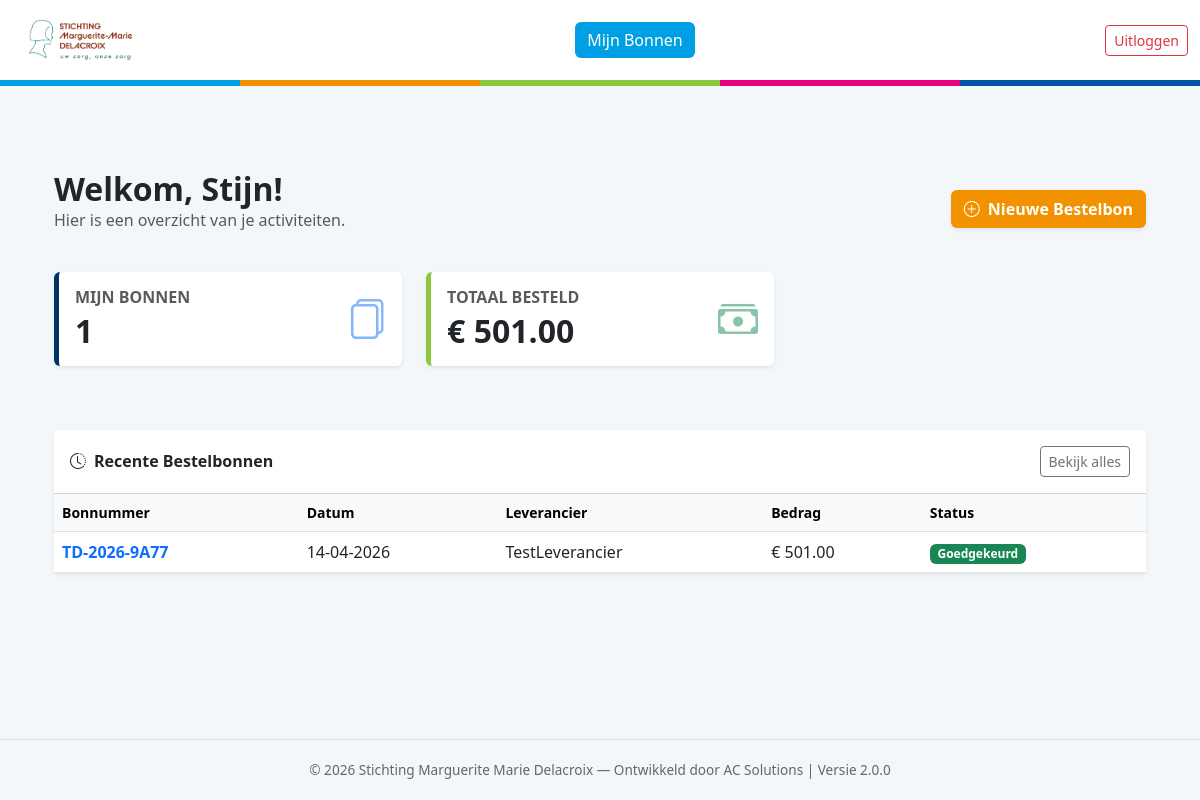
The app's page /dashboard (signed in) with its own data.
### models.py (models this page shows)
class User(db.Model, UserMixin):
    id = db.Column(db.Integer, primary_key=True)
    username = db.Column(db.String(50), unique=True, nullable=False)
    email = db.Column(db.String(100), unique=True)
    password = db.Column(db.String(100), nullable=False)
    role = db.Column(db.String(20), nullable=False)
    department_id = db.Column(db.Integer, db.ForeignKey('department.id'))
    department_code = db.Column(db.String(5))
    is_active = db.Column(db.Boolean, default=True)
    min_attachment_limit = db.Column(db.Float, default=500.0)
    max_bo_limit = db.Column(db.Float, default=1000.0)
    auto_approve_limit = db.Column(db.Float, default=50.0)
    approver_id = db.Column(db.Integer, db.ForeignKey('user.id'))
    dark_mode = db.Column(db.Boolean, default=False)
    email_notification_freq = db.Column(db.String(20), default='Direct')
    digest_time = db.Column(db.String(5), default='08:00')
    orders = db.relationship('Order', backref='user', lazy=True)

class Order(db.Model):
    id = db.Column(db.Integer, primary_key=True)
    order_number = db.Column(db.String(50), unique=True)
    created_at = db.Column(db.DateTime, default=datetime.utcnow)
    status = db.Column(db.String(30), default='Concept')
    reference = db.Column(db.String(200))
    total_amount = db.Column(db.Float, default=0.0)
    user_id = db.Column(db.Integer, db.ForeignKey('user.id'))
    supplier_id = db.Column(db.Integer, db.ForeignKey('supplier.id'))
    attachment_filename = db.Column(db.String(255))
    rejection_reason = db.Column(db.Text)
    notify_on_update = db.Column(db.Boolean, default=True)
    notification_type = db.Column(db.String(20), default='Final')
    bo_approval_code = db.Column(db.String(50))
    bo_approval_date = db.Column(db.DateTime)
    bo_name = db.Column(db.String(100))
    dir_approval_code = db.Column(db.String(50))
    dir_approval_date = db.Column(db.DateTime)
    dir_name = db.Column(db.String(100))
    supplier = db.relationship('Supplier', backref='orders', lazy=True)
    lines = db.relationship('OrderLine', backref='order', lazy=True)
    attachments = db.relationship('Attachment', backref='order', lazy=True)

class Supplier(db.Model):
    id = db.Column(db.Integer, primary_key=True)
    name = db.Column(db.String(100), unique=True, nullable=False)
    street = db.Column(db.String(100))
    house_number = db.Column(db.String(10))
    zip_code = db.Column(db.String(20))
    city = db.Column(db.String(100))
    country = db.Column(db.String(100), default="België")
    vat_number = db.Column(db.String(20))
    email = db.Column(db.String(120), nullable=True)

### app.py (the view, shortened to what this page needs)
@app.route('/dashboard')
@login_required
def dashboard():
    auto_escalate_stale_orders()
    my_orders_count = Order.query.filter_by(user_id=current_user.id).count()
    my_total_spent = db.session.query(func.sum(Order.total_amount)).filter(
        Order.user_id == current_user.id,
        Order.status.not_in(['Concept', 'Afgewezen'])
    ).scalar() or 0.0
    pending_approvals = 0
    if current_user.role == 'Admin':
        pending_approvals = Order.query.filter(Order.status.in_(['Wachten op BO', 'Wachten op Directie'])).count()
    elif current_user.role == 'BO':
        pending_approvals = Order.query.join(User, Order.user_id == User.id)\
                                      .filter(User.department_id == current_user.department_id,
                                              Order.status == 'Wachten op BO',
                                              Order.user_id != current_user.id).count()
    recent_orders = Order.query.filter_by(user_id=current_user.id).order_by(Order.created_at.desc()).limit(5).all()
    return render_template('dashboard.html', **locals())

### app.py (called while the page is built)
@login_manager.user_loader
def load_user(user_id):
    return User.query.get(int(user_id))

def auto_escalate_stale_orders():
    grens_datum = datetime.utcnow() - timedelta(days=5)
    stale_orders = Order.query.filter(
        Order.status == 'Wachten op BO',
        Order.created_at <= grens_datum
    ).all()
    if stale_orders:
        for order in stale_orders:
            order.status = 'Wachten op Directie'
            order.bo_approval_code = 'AUTO_PUSH'
        db.session.commit()

### templates/dashboard.html (shortened to what this page needs)
{% extends "base.html" %}
{% block content %}
<div class="container pb-5">
    <div class="d-flex justify-content-between align-items-center mb-4">
        <div>
            <h2 class="fw-bold text-dark mb-0">Welkom, {{ current_user.username }}!</h2>
            <p class="text-muted">Hier is een overzicht van je activiteiten.</p>
        </div>
        <a href="{{ url_for('new_order') }}" class="btn fw-bold text-white shadow-sm" style="background-color: #f29200;">
            <i class="bi bi-plus-circle me-2"></i>Nieuwe Bestelbon
        </a>
    </div>
    <div class="row mb-5">
        <div class="col-md-4 mb-3">
            <div class="card shadow-sm border-0 h-100" style="border-left: 5px solid #003366 !important;">
                <div class="card-body">
                    <div class="d-flex justify-content-between align-items-center">
                        <div>
                            <h6 class="text-muted text-uppercase fw-bold mb-1">Mijn Bonnen</h6>
                            <h2 class="fw-bold mb-0 text-dark">{{ my_orders_count }}</h2>
                        </div>
                        <div class="fs-1 text-primary opacity-50"><i class="bi bi-files"></i></div>
                    </div>
                </div>
            </div>
        </div>
        <div class="col-md-4 mb-3">
            <div class="card shadow-sm border-0 h-100" style="border-left: 5px solid #8dc63f !important;">
                <div class="card-body">
                    <div class="d-flex justify-content-between align-items-center">
                        <div>
                            <h6 class="text-muted text-uppercase fw-bold mb-1">Totaal Besteld</h6>
                            <h2 class="fw-bold mb-0 text-dark">€ {{"%.2f"|format(my_total_spent)}}</h2>
                        </div>
                        <div class="fs-1 text-success opacity-50"><i class="bi bi-cash-stack"></i></div>
                    </div>
                </div>
            </div>
        </div>
    </div>
    <div class="card shadow-sm border-0">
        <div class="card-header bg-white fw-bold d-flex justify-content-between align-items-center py-3">
            <span><i class="bi bi-clock-history me-2"></i>Recente Bestelbonnen</span>
            <a href="{{ url_for('my_orders') }}" class="btn btn-sm btn-outline-secondary">Bekijk alles</a>
        </div>
        <div class="card-body p-0">
            {% if recent_orders %}
            <div class="table-responsive">
                <table class="table table-hover align-middle mb-0">
                    <thead class="table-light small">
                        <tr>
                            <th>Bonnummer</th>
                            <th>Datum</th>
                            <th>Leverancier</th>
                            <th>Bedrag</th>
                            <th>Status</th>
                        </tr>
                    </thead>
                    <tbody>
                        {% for order in recent_orders %}
                        <tr style="cursor: pointer;" onclick="window.location='{{ url_for('order_detail', order_id=order.id) }}'">
                            <td class="fw-bold text-primary">{{ order.order_number }}</td>
                            <td>{{ order.created_at.strftime('%d-%m-%Y') }}</td>
                            <td>{{ order.supplier.name }}</td>
                            <td>€ {{"%.2f"|format(order.total_amount)}}</td>
                            <td>
                                {% if order.status == 'Concept' %}
                                    <span class="badge bg-secondary">Concept</span>
                                {% elif order.status == 'Goedgekeurd' %}
                                    <span class="badge bg-success">Goedgekeurd</span>
                                {% elif order.status == 'Afgewezen' %}
                                    <span class="badge bg-danger">Afgewezen</span>
                                {% else %}
                                    <span class="badge bg-warning text-dark"><i class="bi bi-hourglass-split me-1"></i>{{ order.status }}</span>
                                {% endif %}
                            </td>
                        </tr>
                        {% endfor %}
                    </tbody>
                </table>
            </div>
            {% else %}
            <div class="p-5 text-center text-muted">
                <i class="bi bi-inbox fs-1 d-block mb-3"></i>
                Je hebt nog geen bestelbonnen aangemaakt.
            </div>
            {% endif %}
        </div>
    </div>
</div>
{% endblock %}

### static/style.css (style rules this page uses)
html, body { height: 100%; margin: 0; }
body { background-color: #f4f7f9; font-family: 'Segoe UI', Roboto, Helvetica, Arial, sans-serif; display: flex; flex-direction: column; min-height: 100vh; padding-top: 106px; }
.container { margin-top: 20px; }

### records on screen
User: username "Stijn"
Order: order_number "TD-2026-9A77", created_at "14-04-2026", supplier.name "TestLeverancier", total_amount "501.00", status "Goedgekeurd"

### other values on screen
{{ my_orders_count }} "1"
{{ "%.2f"|format(my_total_spent) }} "501.00"
